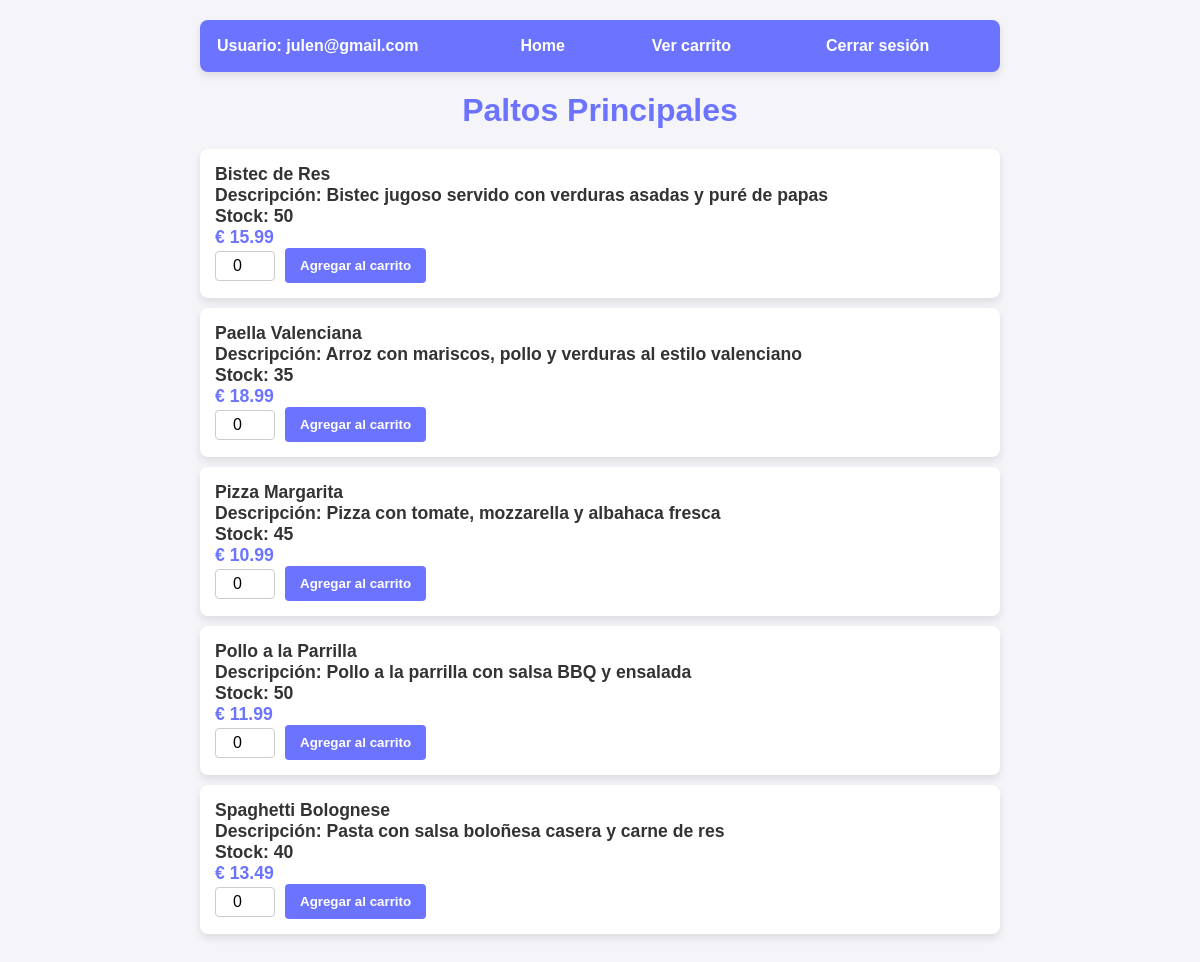
/Proyecto/categoria.php?id=2 (signed in), run on the app's committed database.
### tables this page shows
CREATE TABLE `productos` (
  `id` int(11) NOT NULL,
  `nombre` varchar(100) NOT NULL,
  `descripcion` varchar(255) DEFAULT NULL,
  `precio` decimal(10,2) NOT NULL,
  `stock` int(11) NOT NULL,
  `categoria_id` int(11) DEFAULT NULL
);

### Proyecto/funciones.php (called while the page is built, shortened)
<?php
function conectarBD()
{
    $servername = "localhost";
    $username = "root";
    $password = "";
    $database = "tienda";
    $conn = new mysqli($servername, $username, $password, $database);
    return $conn;
}
function obtenerProductosPorCategoria($categoria_id)
{
    $conn = conectarBD();
    $sql = "SELECT * FROM productos WHERE categoria_id = ? ORDER BY nombre";
    $stmt = $conn->prepare($sql);
    $stmt->bind_param("i", $categoria_id);
    $stmt->execute();
    $result = $stmt->get_result();
    $productos = [];
    while ($row = $result->fetch_assoc()) {
        $productos[] = $row;
    }
    return $productos;
}

### Proyecto/categoria.php (the view, shortened to what this page needs)
<?php
include 'funciones.php';
$usuario = $_SESSION['usuario'];
$categoria_id = isset($_GET['id']) ? (int)$_GET['id'] : 0;
$categoria_nombre = '';
switch ($categoria_id) {
    case 2:
        $categoria_nombre = 'Paltos Principales';
        break;
}
?>
<!DOCTYPE html>
<html lang="en">
<head>
</head>
<body>
    <table>
        <tr>
            <th>Usuario: <?php echo htmlspecialchars($usuario); ?></th>
            <th><a href="principal.php?usuario=<?php echo $usuario; ?>">Home</a></th>
            <th><a href="carrito.php">Ver carrito</a></th>
            <th><a href="?logout=true">Cerrar sesión</a></th>
        </tr>
    </table>
    <h1><?php echo $categoria_nombre; ?></h1>
    <div class="productos-list">
        <?php
        $productos = obtenerProductosPorCategoria($categoria_id);
        if (count($productos) > 0) {
            foreach ($productos as $row) {
                echo "<div class='producto'>
                    <form method='POST' action=''>
                        <div style='flex: 1;'>
                            <span>" . htmlspecialchars($row["nombre"]) . "</span><br>
                            <span>Descripción: " . htmlspecialchars($row["descripcion"]) . "</span><br>
                            <span>Stock: " . htmlspecialchars($row["stock"]) . "</span><br>
                            <span class='precio'>€ " . number_format($row["precio"], 2) . "</span>
                        </div>
                        <input type='hidden' name='producto_id' value='" . $row["id"] . "'>
                        <input type='hidden' name='nombre' value='" . htmlspecialchars($row["nombre"]) . "'>
                        <input type='hidden' name='precio' value='" . $row["precio"] . "'>
                        <input type='hidden' name='stock' value='" . $row["stock"] . "'>
                        <div style='display: flex; align-items: center;'>
                            <input type='number' name='cantidad' value='0' min='0' max='" . $row["stock"] . "' style='width: 60px; margin-right: 10px;' />
                            <button type='submit'>Agregar al carrito</button>";
                echo "
                        </div>
                    </form>
                </div>";
            }
        } else {
            echo "<div>No se encontraron productos en esta categoría.</div>";
        }
        ?>
    </div>
</body>
</html>

### Proyecto/categoria.php (style rules this page uses)
* { margin: 0; padding: 0; box-sizing: border-box; font-family: Arial, sans-serif; }
body { background-color: #f4f4f9; color: #333; display: flex; flex-direction: column; align-items: center; padding: 20px; }
table { width: 100%; max-width: 800px; margin-bottom: 20px; background-color: #6B73FF; border-radius: 8px; overflow: hidden; box-shadow: 0px 4px 8px rgba(0, 0, 0, 0.1); }
table tr th { padding: 15px; text-align: left; color: #fff; }
table tr th a { color: #fff; text-decoration: none; padding: 10px 15px; border-radius: 4px; transition: background-color 0.3s ease; }
h1 { font-size: 2rem; margin-bottom: 20px; color: #6B73FF; }
.productos-list { width: 100%; max-width: 800px; padding: 0; }
.producto { background-color: #fff; margin-bottom: 10px; border-radius: 8px; box-shadow: 0px 4px 8px rgba(0, 0, 0, 0.1); padding: 15px; display: flex; justify-content: space-between; align-items: center; }
.producto span { font-weight: bold; color: #333; font-size: 1.1rem; }
.producto .precio { color: #6B73FF; font-size: 1.1rem; font-weight: bold; }
.producto input[type="number"] { width: 60px; padding: 5px; font-size: 1rem; border: 1px solid #ccc; border-radius: 4px; text-align: center; margin-right: 10px; }
.producto button { padding: 10px 15px; background-color: #6B73FF; border: none; border-radius: 4px; color: white; font-weight: bold; cursor: pointer; transition: background-color 0.3s ease; }
a { text-decoration: none; color: #6B73FF; font-weight: bold; }

### data on the page
productos: nombre "Bistec de Res", descripcion "Bistec jugoso servido con verduras asadas y puré de papas", stock "50", precio "15.99"
productos: nombre "Paella Valenciana", descripcion "Arroz con mariscos, pollo y verduras al estilo valenciano", stock "35", precio "18.99"
productos: nombre "Pizza Margarita", descripcion "Pizza con tomate, mozzarella y albahaca fresca", stock "45", precio "10.99"
productos: nombre "Pollo a la Parrilla", descripcion "Pollo a la parrilla con salsa BBQ y ensalada", stock "50", precio "11.99"
productos: nombre "Spaghetti Bolognese", descripcion "Pasta con salsa boloñesa casera y carne de res", stock "40", precio "13.49"

### other printed values
$usuario "julen@gmail.com"
$categoria_nombre "Paltos Principales"
